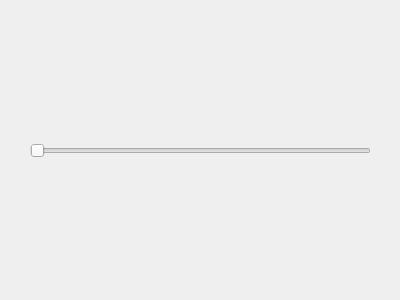
<?xml version="1.0" encoding="UTF-8"?>
<ui version="4.0">
 <class>Dialog</class>
 <widget class="QDialog" name="Dialog">
  <property name="geometry">
   <rect>
    <x>0</x>
    <y>0</y>
    <width>400</width>
    <height>300</height>
   </rect>
  </property>
  <property name="windowTitle">
   <string>Dialog</string>
  </property>
  <widget class="QSlider" name="horizontalSlider">
   <property name="geometry">
    <rect>
     <x>30</x>
     <y>140</y>
     <width>341</width>
     <height>22</height>
    </rect>
   </property>
   <property name="orientation">
    <enum>Qt::Horizontal</enum>
   </property>
  </widget>
 </widget>
 <layoutdefault spacing="6" margin="11"/>
 <resources/>
 <connections/>
</ui>
